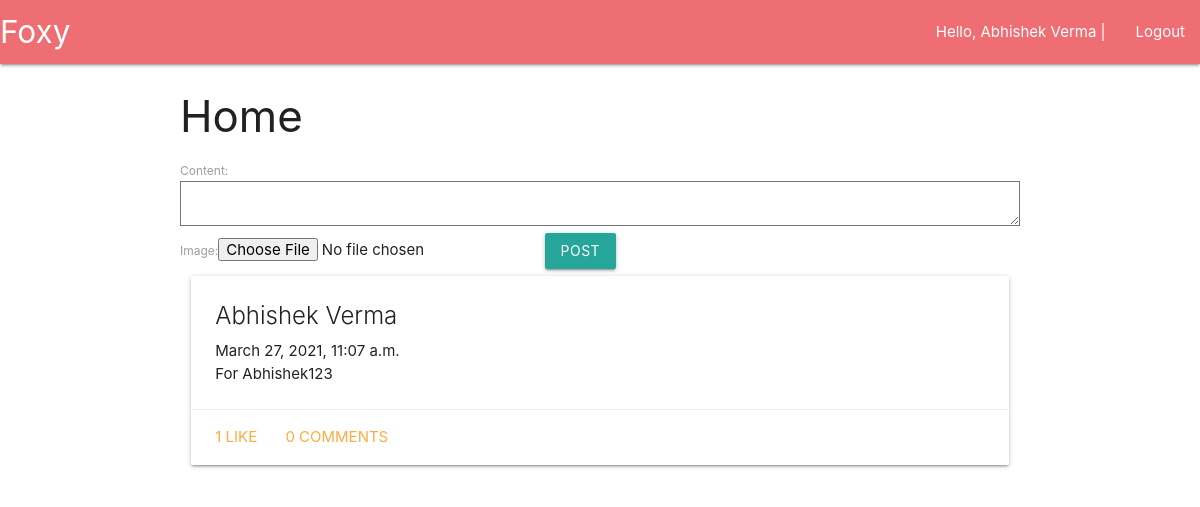
Page /home/ (signed in) on the earlier database version.
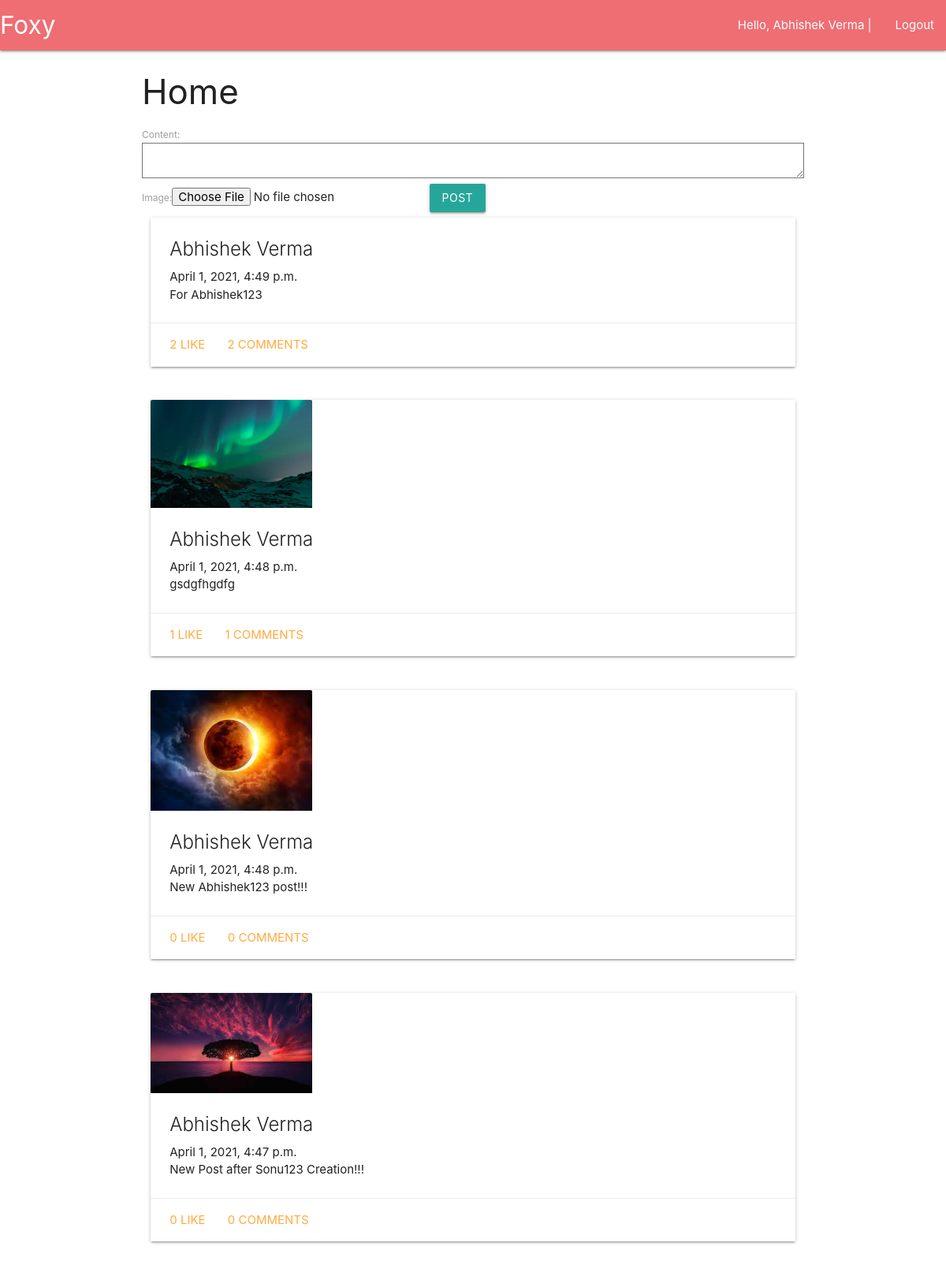
Same page on the later database version.
### social/models.py (models this page shows, shortened)
class Post(models.Model):
    user = models.ForeignKey(User, on_delete = models.CASCADE)
    created_at = models.DateTimeField(auto_now = True)
    content = models.TextField()
    image = models.ImageField(blank = True)

### social/views.py (the view)
# urls.py: path('home/',views.Home.as_view()),
class Home(LoginRequiredMixin, ListView):
    context_object_name = 'posts'
    template_name = 'social/home.html'
    login_url = 'auth/login'
    def get_queryset(self):
        return models.Post.objects.filter(user = self.request.user)
    def get_context_data(self, *args, **kwargs):
        data = super().get_context_data(*args, **kwargs)
        data['post_form'] = forms.PostForm()
        return data

### social/forms.py
class PostForm(forms.ModelForm):
    class Meta:
        model = models.Post
        fields = ['content', 'image']

### templates/social/home.html (shortened to what this page needs)
{% extends 'base.html' %}
{% block content %}
<div class="container">
    <h3>Home</h3>
    <form action="/post/" method="post" enctype = "multipart/form-data">
        {{ post_form }}
        <button type="submit" class="btn waves-effect">Post</button>
    </form>
    {% for post in posts %}
        <div class="row">
            <div class="col s12">
                {% include 'social/components/post.html' %}
            </div>
        </div>
    {% endfor %}
</div>
{% endblock %}

### templates/base.html (shortened to what this page needs)
<!DOCTYPE html>
<html lang="en">
<head>
    <link rel="stylesheet" href="https://cdnjs.cloudflare.com/ajax/libs/materialize/1.0.0/css/materialize.min.css">
</head>
<body>
    <nav style="margin-bottom: 1.5rem;">
        <div class="nav-wrapper">
          <a href="#" class="brand-logo">Foxy</a>
          <ul id="nav-mobile" class="right hide-on-med-and-down">
            {% if user.is_authenticated %}
                <li> <a href="/home">Hello, {{ user.first_name }} {{ user.last_name }} |</a> </li>
                <li><a href="auth/logout">Logout</a></li>
            {% else %}
            <li><a href="auth/login">Login</a></li>
            {% endif %}
          </ul>
        </div>
      </nav>
    {% block content %} {% endblock %}
</body>
</html>

### templates/social/components/post.html (shortened to what this page needs)
<div class="card">
    <div class="card-image">
      {% if post.image %}
        <img src="/media/{{ post.image }}" style="width:25%">
      {% endif %}
    </div>
    <div class="card-content">
      <span class="card-title">{{ post.user.first_name }} {{ post.user.last_name }}</span>
      <span>{{ post.created_at }}</span>
      <p>
          {{ post.content }}
      </p>
    </div>
    <div class="card-action">
      <a href="#" onclick="likePost({{ post.id }})">{{ post.like_set.count }} Like</a>
      <a  class="modal-trigger" href="#postModal{{ post.id }}">{{ post.comment_set.count }} Comments</a>
    </div>
  </div>

Differences in the rows shown:
changed Post "For Abhishek123": created_at "March 27, 2021, 11:07 a.m." → "April 1, 2021, 4:49 p.m."; like_set.count "1" → "2"; comment_set.count "0" → "2"
added Post: image (picture), user.first_name "Abhishek", user.last_name "Verma", created_at "April 1, 2021, 4:48 p.m.", content "gsdgfhgdfg", like_set.count "1", comment_set.count "1"
added Post: image (picture), user.first_name "Abhishek", user.last_name "Verma", created_at "April 1, 2021, 4:48 p.m.", content "New Abhishek123 post!!!", like_set.count "0", comment_set.count "0"
added Post: image (picture), user.first_name "Abhishek", user.last_name "Verma", created_at "April 1, 2021, 4:47 p.m.", content "New Post after Sonu123 Creation!!!", like_set.count "0", comment_set.count "0"
